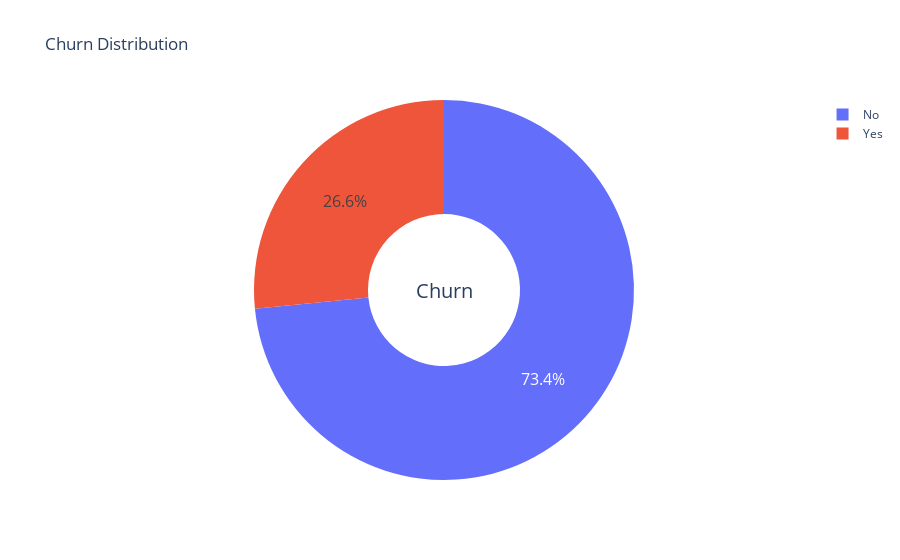

The notebook cell this image was saved under:
### Markdown cell above
# EDA ( VISUALIZATION OF DATA)

### Code cell
# Churn Distribution

type=['No','Yes']

fig=make_subplots(rows=1,cols=1)

fig.add_trace(go.Pie(labels=type, values=df['Churn'].value_counts(),name='Churn'))


# use 'hole' to create a donult like pie chart

fig.update_traces(hole=0.4, hoverinfo='label+percent+name',textfont_size=16)

fig.update_layout(
    title_text='Churn Distribution',
    # add annotation in the center of the donut pies
    annotations=[dict(text='Churn',x=0.5,y=0.5,font_size=20,showarrow=False)]
)
fig.show()

### Figure 1 — Plotly figure (JSON) as saved in the notebook; plotly's stock layout.template omitted (floating-point values rounded to 4 significant figures)
{"data": [{"hole": 0.4, "hoverinfo": "label+percent+name", "labels": ["No", "Yes"], "name": "Churn", "textfont": {"size": 16}, "type": "pie", "values": [5163, 1869]}], "layout": {"annotations": [{"font": {"size": 20}, "showarrow": false, "text": "Churn", "x": 0.5, "y": 0.5}], "autosize": true, "title": {"text": "Churn Distribution"}, "xaxis": {"anchor": "y", "domain": [0, 1]}, "yaxis": {"anchor": "x", "domain": [0, 1]}}}
